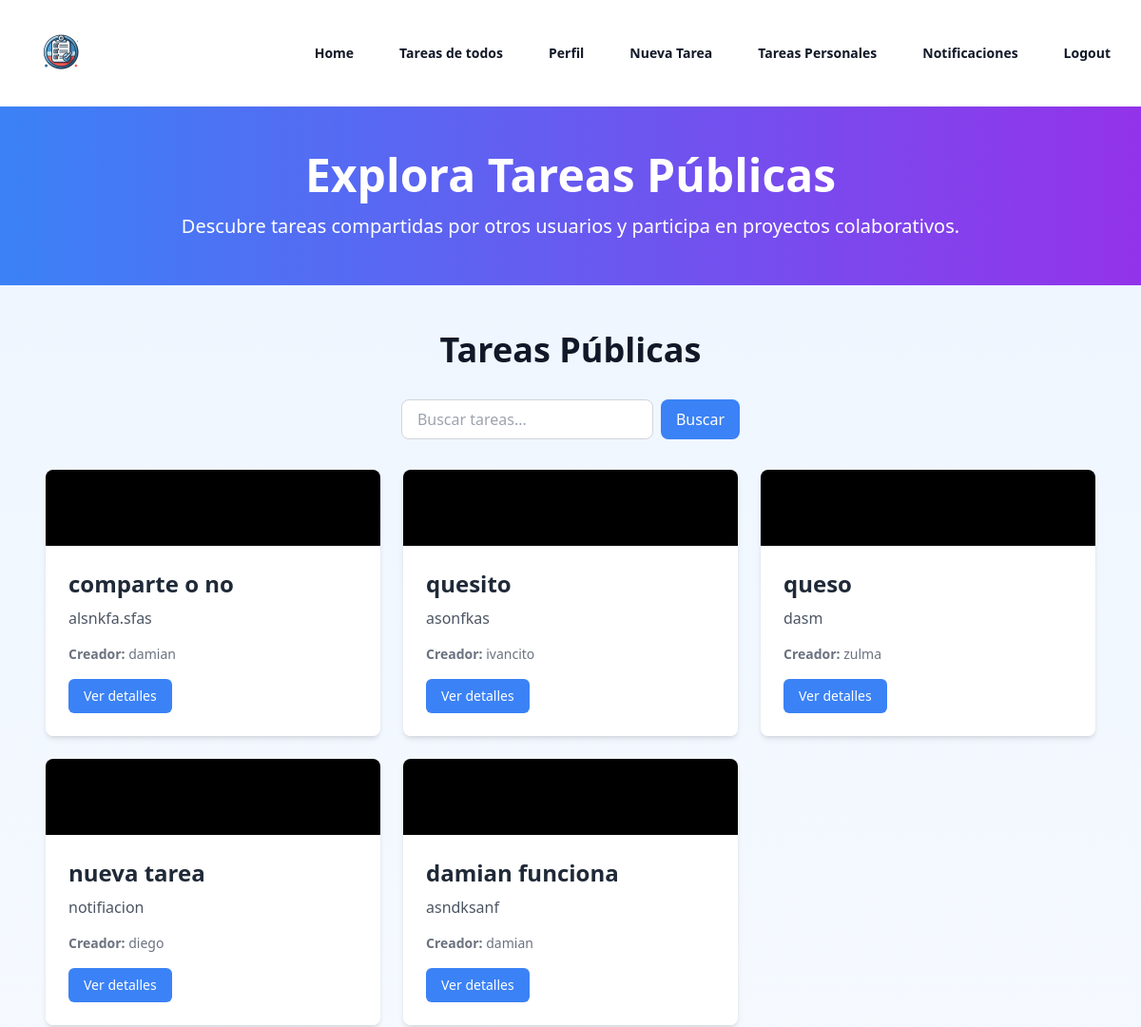
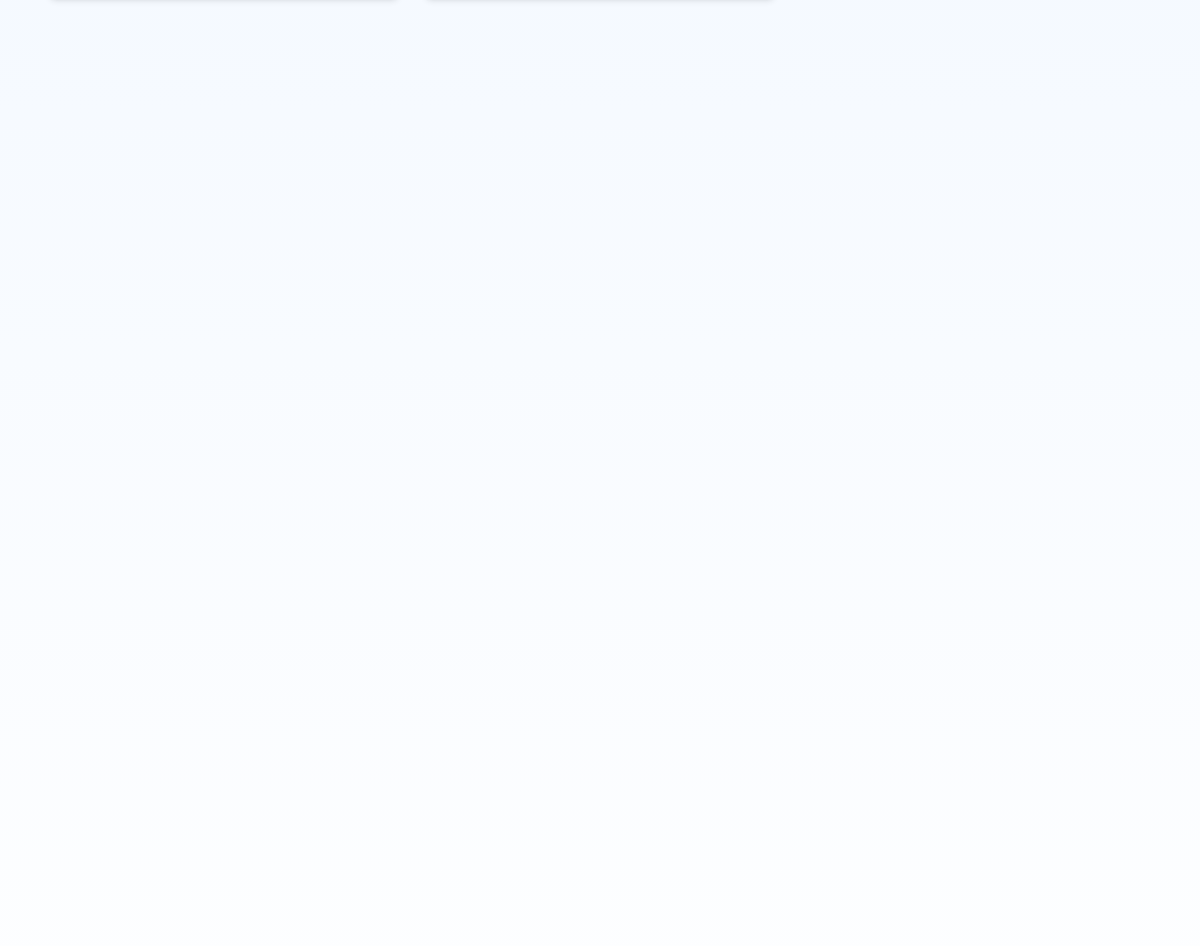
The app's page /tasks/all/ (signed in) with its own data (2 pictures, top to bottom).
### task/models.py (models this page shows, shortened)
class Task(models.Model):
    title = models.CharField(max_length=200)
    description = models.TextField(blank=True)
    created = models.DateTimeField(auto_now_add=True)
    date_completed = models.DateField(null=True, blank=True)
    important = models.BooleanField(default=False)
    user = models.ForeignKey(User, on_delete=models.CASCADE)
    banner_color = models.CharField(max_length=7, default='#000000')
    category = models.ForeignKey(TaskCategory, on_delete=models.CASCADE, null=True, blank=True)
    tags = models.ManyToManyField(TaskTag, blank=True)
    status = models.ForeignKey(TaskStatus, on_delete=models.CASCADE, default=1)
    priority = models.ForeignKey(TaskPriority, on_delete=models.CASCADE, default=1)
    is_personal = models.BooleanField(default=False)

### task/views.py (the view)
# urls.py: path('tasks/all/', views.tareatodos, name='tareatodos'),
@login_required(login_url='signup')
def tareatodos(request):
    try:
        query = request.GET.get('q', '')
        if query:
            tasks = Task.objects.filter(
                Q(title__icontains=query) | Q(description__icontains=query),
                is_personal=False
            )
        else:
            tasks = Task.objects.filter(is_personal=False)
        return render(request, 'taskall.html', {'tasks': tasks, 'query': query})
    except Exception as e:
        return error_page(request, f"Ocurrió un error al cargar las tareas públicas: {str(e)}")

### task/templates/taskall.html
{% extends 'base.html' %}
{% block content %}
<div class="bg-gradient-to-r from-blue-500 to-purple-600 text-white py-12">
    <div class="max-w-7xl mx-auto px-6 sm:px-12 text-center">
        <h1 class="text-4xl font-extrabold sm:text-5xl">Explora Tareas Públicas</h1>
        <p class="mt-4 text-lg sm:text-xl">
            Descubre tareas compartidas por otros usuarios y participa en proyectos colaborativos.
        </p>
    </div>
</div>
<div class="bg-gradient-to-b from-blue-50 to-white min-h-screen py-12 px-6 sm:px-12">
    <div class="max-w-7xl mx-auto">
        <h2 class="text-3xl font-bold text-gray-900 text-center mb-8 sm:text-4xl">Tareas Públicas</h2>
        <form method="get" action="{% url 'search_tasks' %}" class="mb-8 flex justify-center">
            <input type="text" name="q" value="{{ query }}" placeholder="Buscar tareas..." class="px-4 py-2 rounded-lg border border-gray-300">
            <button type="submit" class="ml-2 bg-blue-500 text-white px-4 py-2 rounded-lg hover:bg-blue-600">Buscar</button>
        </form>
        {% if tasks %}
        <ul class="grid grid-cols-1 gap-6 sm:grid-cols-2 lg:grid-cols-3">
            {% for task in tasks %}
                <li class="rounded-lg shadow-md overflow-hidden transition transform hover:scale-105 hover:shadow-lg">
                    <div class="h-20" style="background-color: {{ task.banner_color }}"></div>
                    <div class="bg-white p-6">
                        <h3 class="text-2xl font-semibold text-gray-800 mb-2">{{ task.title }}</h3>
                        <p class="text-gray-600 mb-4">{{ task.description }}</p>
                        <p class="text-sm text-gray-500 mb-4">
                            <strong>Creador:</strong> {{ task.user.username|default:"Anónimo" }}
                        </p>
                        <a href="{% url 'task_details' task.id %}" class="inline-block bg-blue-500 text-white text-sm font-medium px-4 py-2 rounded-md hover:bg-blue-600">Ver detalles</a>
                    </div>
                </li>
            {% endfor %}
        </ul>
    {% else %}
        <p class="text-center text-gray-700 text-lg mt-8">No se encontraron tareas con esa búsqueda.</p>
    {% endif %}
    </div>
</div>
{% endblock %}

### records on screen
Task: title "comparte o no", description "alsnkfa.sfas", user.username "damian"
Task: title "quesito", description "asonfkas", user.username "ivancito"
Task: title "queso", description "dasm", user.username "zulma"
Task: title "nueva tarea", description "notifiacion", user.username "diego"
Task: title "damian funciona", description "asndksanf", user.username "damian"
